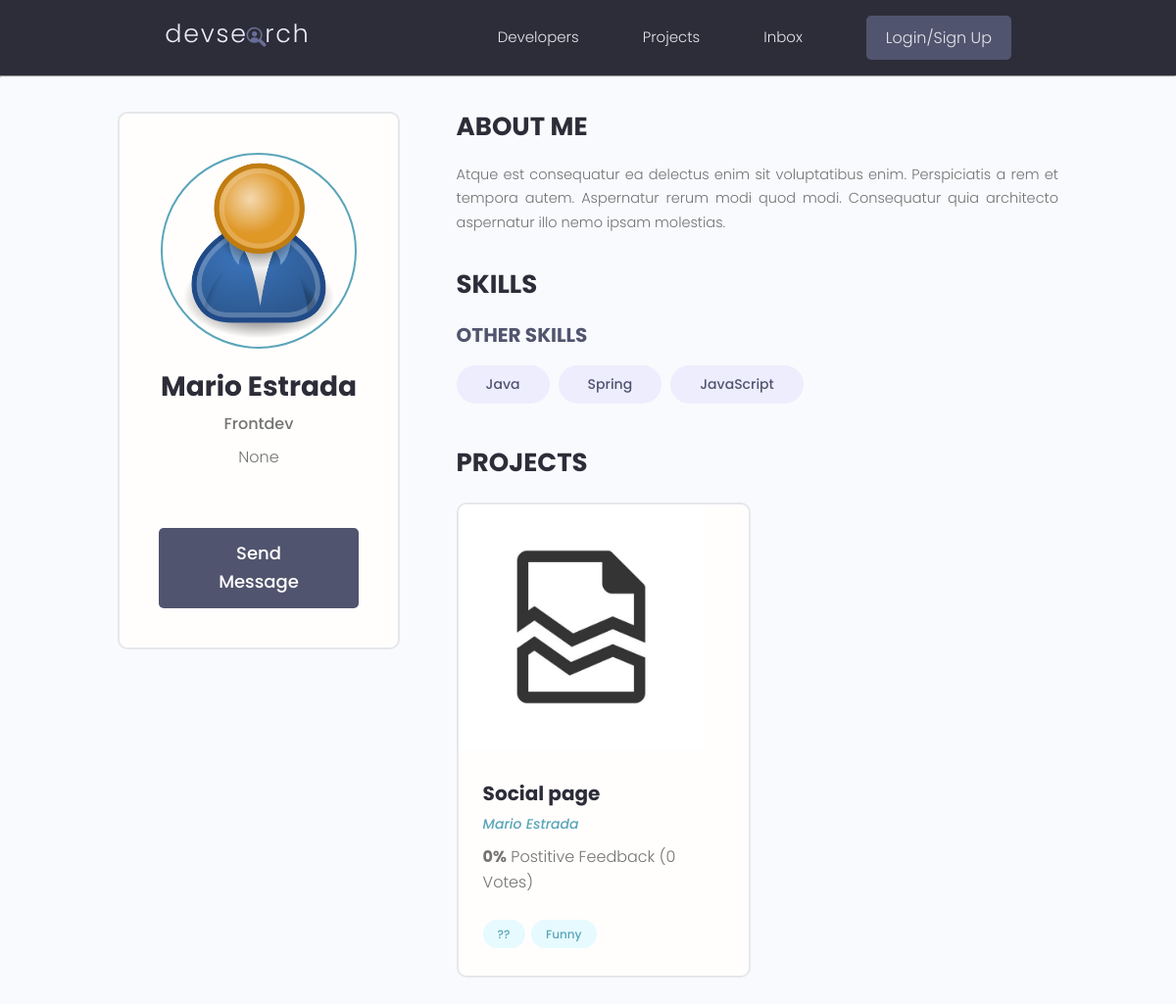
Page /profile/b37a9b388ecf4e2f980ad5e96c113f65/ on the committed database.
### users/models.py (models this page shows, shortened)
class Profile(models.Model):
    user = models.OneToOneField(User, on_delete=models.CASCADE, null=True, blank=True)
    name = models.CharField(max_length=200, blank=True, null=True)
    email = models.EmailField(max_length=500, blank=True, null=True)
    username = models.CharField(max_length=200, blank=True, null=True)
    location = models.CharField(max_length=200, blank=True, null=True)
    short_intro = models.CharField(max_length=500, blank=True, null=True)
    bio = models.TextField(blank=True, null=True)
    profile_image = models.ImageField(blank=True, null=True, upload_to='profiles/', default='profiles/user-default.png')
    social_github = models.CharField(max_length=200, blank=True, null=True)
    social_x = models.CharField(max_length=200, blank=True, null=True)
    social_linkedin = models.CharField(max_length=200, blank=True, null=True)
    social_youtube = models.CharField(max_length=200, blank=True, null=True)
    social_website = models.CharField(max_length=200, blank=True, null=True)
    created = models.DateTimeField(auto_now_add=True)
    id = models.UUIDField(default=uuid.uuid4, unique=True, primary_key=True, editable=False)

class Skill(models.Model):
    owner = models.ForeignKey(Profile, on_delete=models.CASCADE, blank=True, null=True)
    name = models.CharField(max_length=50, blank=True, null=True)
    description = models.TextField(blank=True, null=True)
    created = models.DateTimeField(auto_now_add=True)
    id = models.UUIDField(default=uuid.uuid4, unique=True, primary_key=True, editable=False)

### projects/models.py (models this page shows, shortened)
class Project(models.Model): #We inherance from models. Meaning we create a officiallly a django model
    owner = models.ForeignKey(Profile, on_delete= models.SET_NULL, null=True, blank = True)
    title = models.CharField(max_length=200)
    description = models.TextField(null=True, blank=True) #null is for the db. blanck is for django.
    featured_image = models.ImageField(null=True, blank=True, default = 'file-notfound.jpg')
    demo_link = models.CharField(max_length=1200, null=True, blank=True)
    source_link = models.CharField(max_length=1200, null=True, blank=True)
    tags = models.ManyToManyField('Tag', blank=True) #Is a string because the model Tag is below this model
    vote_total = models.IntegerField(default=0)
    vote_ratio = models.IntegerField(default=0)
    created = models.DateTimeField(auto_now_add=True)
    id = models.UUIDField(default=uuid.uuid4, unique=True, primary_key=True, editable=False)
    class Meta:
        ordering = ['-created']

class Tag(models.Model):
    name = models.CharField(max_length=200)
    created = models.DateTimeField(auto_now_add=True)
    id = models.UUIDField(default=uuid.uuid4, unique=True, primary_key=True, editable=False)

### users/views.py (the view)
# urls.py: path('profile/<str:pk>/', views.userProfile , name = 'user-profile'),
def userProfile(request, pk):
    profile = Profile.objects.get(id = pk)
    topSkills = profile.skill_set.exclude(description__exact = "")
    otherSkills = profile.skill_set.filter(description = "")
    context = {'profile': profile, 'topSkills': topSkills, 'otherSkills': otherSkills}
    return render(request, 'users/user-profile.html', context)

### users/templates/users/user-profile.html (shortened to what this page needs)
{% extends 'main.html' %}
{% block content %}
    <main class="profile my-md">
    <div class="container">
      <div class="layout">
        <div class="column column--1of3">
          <div class="card text-center">
            <div class="card__body dev">
              <img class="avatar avatar--xl" src={{profile.profile_image.url}} />
              <h2 class="dev__name">{{profile.name}}</h2>
              <p class="dev__title">{{profile.short_intro}}</p>
              <p class="dev__location">{{profile.location}}</p>
              <a href="#" class="btn btn--sub btn--lg">Send Message </a>
            </div>
          </div>
        </div>
        <div class="column column--2of3">
          <div class="devInfo">
            <h3 class="devInfo__title">About Me</h3>
            <p class="devInfo__about">
                {{profile.bio}}
            </p>
          </div>
          <div class="devInfo">
            <h3 class="devInfo__title">Skills</h3>
            <div class="devInfo__skills">
              <h3 class="devInfo__subtitle">Other Skills</h3>
              <div class="devInfo__otherSkills">
                {% for skill in otherSkills %}
                <span class="tag tag--pill tag--sub tag--lg">
                  <small>{{skill.name}}</small>
                </span>
                {% endfor %}
              </div>
            </div>
          </div>
          <div class="devInfo">
            <h3 class="devInfo__title">Projects</h3>
            <div class="grid grid--two">
                {% for project in profile.project_set.all %}
              <div class="column">
                <div class="card project">
                  <a href="{% url 'single-project' project.id %}" class="project">
                    <img class="project__thumbnail" src={{project.featured_image.url}} alt="project thumbnail" />
                    <div class="card__body">
                      <h3 class="project__title">{{project.title}}</h3>
                      <p><a class="project__author" href="{% url 'user-profile' project.owner.id %}">{{project.owner.name}}</a></p>
                      <p class="project--rating">
                        <span style="font-weight: bold;">{{project.vote_ratio}}%</span> Postitive
                        Feedback ({{project.vote_total}} Vote{{project.vote_total|pluralize:"s"}})
                      </p>
                      <div class="project__tags">
                        {% for tag in project.tags.all %}
                        <span class="tag tag--pill tag--main">
                          <small>{{tag.name}}</small>
                        </span>
                        {% endfor %}
                      </div>
                    </div>
                  </a>
                </div>
              </div>
                {% endfor %}
            </div>
          </div>
        </div>
      </div>
    </div>
  </main>
{% endblock content %}

### static/styles/app.css (style rules this page uses)
:root { --color-sub: #2d2d39; }
.btn--sub { background-color: var(--color-sub-light); }
.card { border: 2px solid var(--color-light); }
img { width: 100%; }
.profile .card > .dev { padding: 4rem; }
.dev__name { color: var(--color-sub); font-size: 2.8rem; font-weight: 700; margin-top: 1rem; margin-bottom: 0.5rem; }
.dev__title { font-size: 1.6rem; font-weight: 500; line-height: 1.3; }
.dev__location { margin-top: 1rem; }
.devInfo { margin-bottom: 3rem; }
.devInfo__title, .devInfo__subtitle { font-size: 2.6rem; color: var(--color-sub); text-transform: uppercase; font-weight: 700; margin-bottom: 1.5rem; }
.devInfo__subtitle { font-size: 2rem; color: var(--color-sub-light); }
.devInfo__about, .devSkill__info { font-size: 1.45rem; line-height: 1.7; text-align: justify; }
.project__author { font-size: 1.4rem; font-style: italic; }
.project--rating { margin-bottom: 1.6em; margin-top: .5em; }
.project__thumbnail { height: 25rem; object-fit: cover; object-position: top center; }
.project__title { font-size: 2rem; font-weight: 700; color: var(--color-sub); }

### static/uikit/app.css (style rules this page uses)
.layout { background: var(--color-main-light); }
.layout > .column, .grid > .column { color: var(--color-light); text-align: center; background: var(--color-main); }

### static/uikit/styles/modules/_variables.css (style rules this page uses)
:root { --color-main: #5aa5b9; --color-main-light: #e6faff; --color-sub: #3f4156; --color-sub-light: #51546e; --color-sub-lighter: #ededfd; --color-text: #737373; --color-gray: #8b8b8b; --color-light: #e5e7eb; --color-light-gray: #767676; --color-bg: #f8fafd; --color-white: #fffefd; --color-white-light: #f3f3f3; --color-success: #359e64; --color-success-bg: #def8e8; --color-error: #fc4b0b; --color-error-bg: #fff2ee; --font-base: 'Poppins', arial, helvetica, 'Segoe UI', roboto, ubuntu, sans-serif; --font-monospace: 'Fira Code', 'Courier New', courier, monospace; --font-regular: 300; --font-medium: 500; --font-bold: 700; --generic-shadow: 1px 1px 5px #00000010; --generic-transition: all 0.3s ease-in-out; }

### static/uikit/styles/modules/_base.css (style rules this page uses)
* { margin: 0; padding: 0; box-sizing: border-box; text-rendering: optimizeLegibility; color: inherit; font-size: inherit; }
html { font-size: 50%; }
@media only screen and (min-width: 480px) { html { font-size: 56.25%; } }
@media only screen and (min-width: 1200px) { html { font-size: 62.5%; } }
body { line-height: 1.6; font-weight: 400; font-size: 1.5rem; color: var(--color-text); background-color: var(--color-bg); min-height: 100vh; }

### static/uikit/styles/modules/_typography.css (style rules this page uses)
* { font-family: var(--font-base); }
h2 { font-size: 3.6rem; font-weight: var(--font-bold); }
h3 { font-size: 3.2rem; font-weight: var(--font-medium); }
p, span, strong { font-size: 1.6rem; color: var(--color-text); font-weight: var(--font-regular); }
a { padding-bottom: 2px; text-decoration: none; display: inline-block; color: var(--color-main); font-weight: var(--font-medium); }

### static/uikit/styles/modules/_utilities.css (style rules this page uses)
.container { width: 92%; max-width: 165rem; margin: 0 auto; box-sizing: border-box; }
@media screen and (min-width: 1000px) { .container { width: 90%; } }
@media screen and (min-width: 1200px) { .container { width: 80%; } }
.text-center { text-align: center; }
.my-md { margin: 3rem auto; }

### static/uikit/styles/modules/_avatar.css (style rules this page uses)
.avatar { border-radius: 50%; border: 2px solid var(--color-main); object-fit: cover; }
.avatar--xl { height: 20rem; width: 20rem; }

### static/uikit/styles/modules/_button.css (style rules this page uses)
.btn { display: inline-block; position: relative; cursor: pointer; background-color: var(--color-light); font-weight: var(--font-medium); color: var(--color-sub); text-decoration: none; padding: 1rem 2rem; border-radius: 0.5rem; border: none; width: -webkit-fit-content; width: -moz-fit-content; width: fit-content; height: -webkit-fit-content; height: -moz-fit-content; height: fit-content; font-size: 1.6rem; outline-width: 0; outline-color: transparent; -webkit-backface-visibility: hidden; backface-visibility: hidden; transition: all 0.3s ease-in-out; }
.btn--sub { background-color: var(--color-sub); color: var(--color-white); }
.btn--lg { font-size: 1.8rem; padding: 1.2rem 4.5rem; }

### static/uikit/styles/modules/_card.css (style rules this page uses)
.card { border-radius: 1rem; background-color: var(--color-white); border: 1.5px solid var(--color-light); width: auto; height: auto; margin-top: 0.5rem; margin-bottom: 0.5rem; overflow: hidden; }
.card__body, .card__header { padding: 2rem 2.5rem; }

### static/uikit/styles/modules/_layout.css (style rules this page uses)
.layout { display: flex; flex-flow: row wrap; justify-content: space-between; }
.layout > .column { margin-bottom: 3rem; }
.layout > .column.column--1of3 { flex-basis: 30%; }
.layout > .column.column--2of3 { flex-basis: 64%; }

### rows in the picture
Profile: profile_image (placeholder picture), name "Mario Estrada", short_intro "Frontdev", location "None", bio "Atque est consequatur ea delectus enim sit voluptatibus enim. Perspiciatis a rem et tempora autem. Aspernatur rerum modi quod modi. Consequatur quia architecto aspernatur illo nemo ipsam molestias."
Skill: name "Java"
Skill: name "Spring"
Skill: name "JavaScript"
Project: featured_image (picture), title "Social page", owner.name "Mario Estrada", vote_ratio "0", vote_total "0"
Tag: name "??"
Tag: name "Funny"
